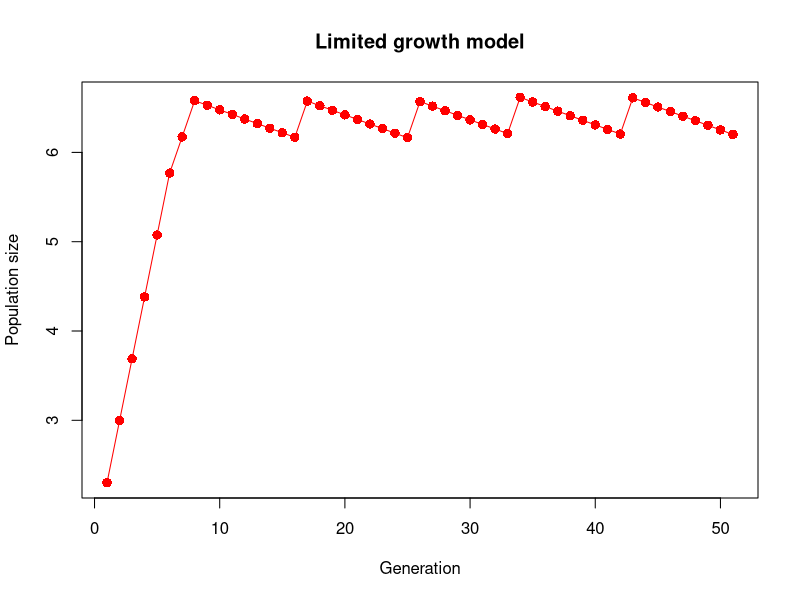

This chart was generated by the following R code:
# solve geometric growth model and plot the results

rm(list=ls(all=TRUE)); # clear past actions from R's memory 

# set the initial population size
initsize=10

# create matrix to hold results sizes and store initial size 
popsize=initsize; 

# create variable to hold the current population size
popnow=initsize;

# calculate population sizes and append to popsize
for (i in 1:50) {
    if(popnow<250){
        popnow=popnow*2;
    }else{
        if(popnow<500) {
		popnow=popnow*1.5
	}else{
		popnow=popnow*0.95
	}
    }
    popsize=c(popsize,popnow);
}

tvals=1:length(popsize); 
plot(tvals, log(popsize),type="o",col="red",
xlab="Generation",ylab="Population size",pch=16,cex=1.25);
title(main="Limited growth model"); 


